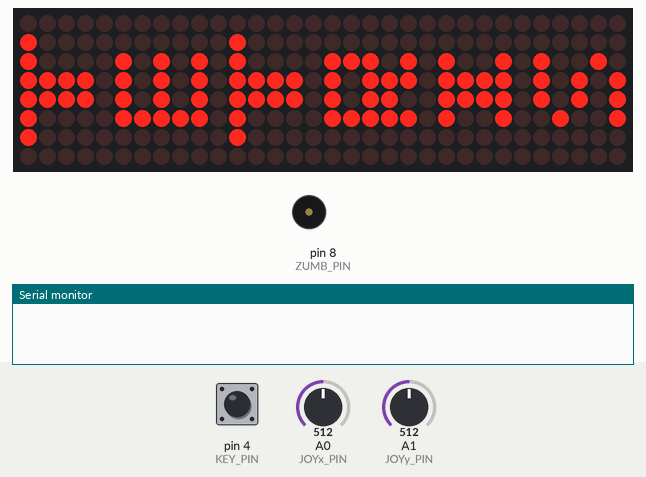
The sketch below on a simulated Arduino Uno, built with avr-gcc and run on an emulated ATmega328P. Parts: 32×8 LED matrix, buzzer (waves = sounding), the last lines printed to the serial monitor. The inputs (shaded band) are chosen by the test bench; at power-on: pin 4 (KEY_PIN) HIGH, A0 (JOYx_PIN) = 512, A1 (JOYy_PIN) = 512. Random numbers use the default seed unless the sketch sets one.

Above: at 1.2 s.
1.3 s: pin 4 (KEY_PIN) pulled LOW for 0.15 s
At 1.62 s:
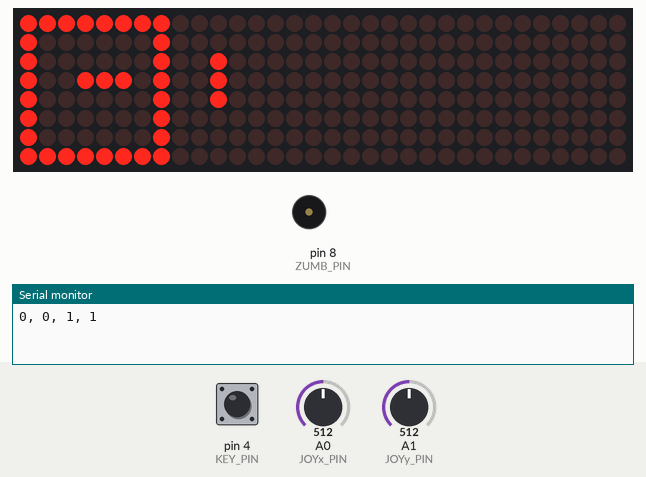
3.2 s: A0 (JOYx_PIN) set to 585
5.0 s: A0 (JOYx_PIN) set to 616
At 6.11 s:
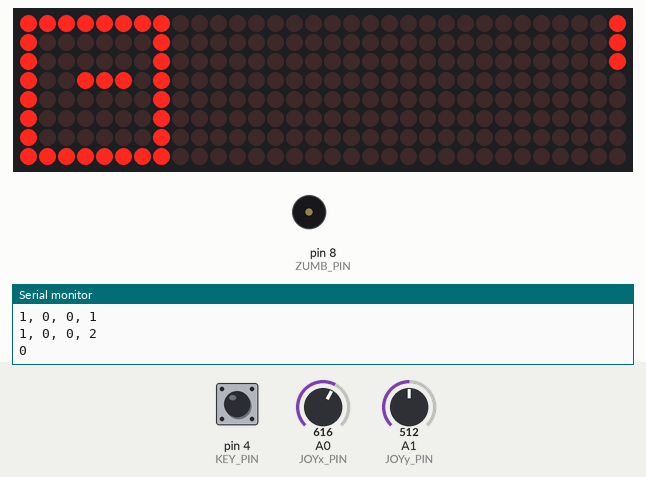
7.0 s: A1 (JOYy_PIN) set to 585
9.2 s: A1 (JOYy_PIN) set to 609
At 10.8 s:
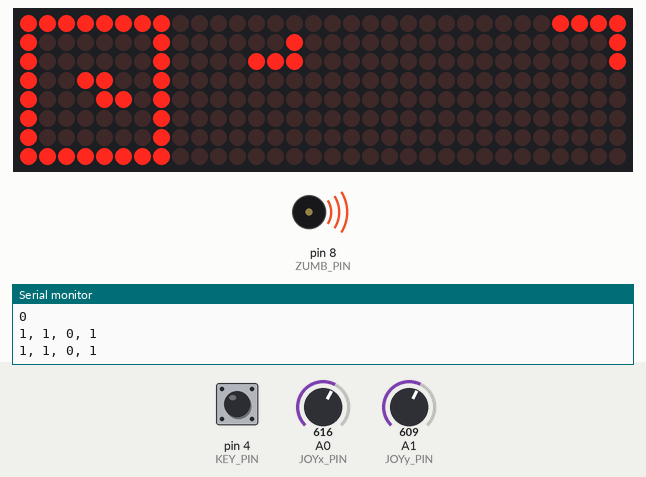
11.2 s: pin 4 (KEY_PIN) pulled LOW for 1 s
At 14.74 s:
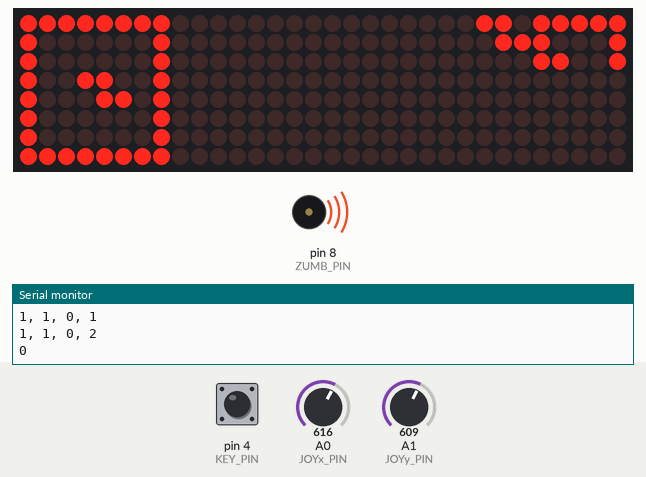
Timing chart, 0 to 16.6 s (numbered marks = the images above; inputs shaded):
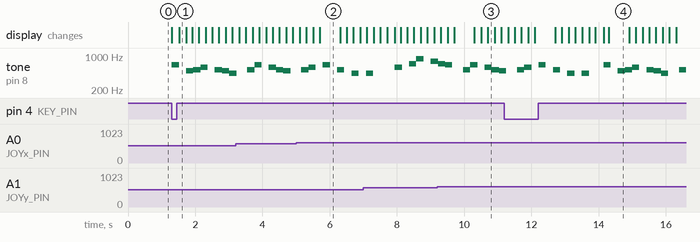

Measured:
- the behaviour switches between 600 and 601 on A0 (JOYx_PIN) (found by bisection; images 1 and 2)
- the behaviour switches between 600 and 601 on A1 (JOYy_PIN) (found by bisection; images 2 and 3)
- after the input at 1.3 s, tone on pin 8 (ZUMB_PIN): plays 658 Hz for 0.21 s, 493 Hz for 0.21 s, 522 Hz for 0.21 s, 586 Hz for 0.21 s, 522 Hz for 0.21 s, 493 Hz for 0.21 s … (7 notes in this stretch), starting at once; the display: first changes at once (image 1 shows a later state)
- what the display in image 2 shows lasts 0.6 s, from 5.7 s to 6.3 s

The sketch:

tetris.ino
```cpp
#define KEY_PIN 4
#define JOYx_PIN A0
#define JOYy_PIN A1

#define ZUMB_PIN 8

#define CLK_PIN 13   // or SCK
#define DATA_PIN 11  // or MOSI
#define CS_PIN 10    // or SS

#define HARDWARE_TYPE MD_MAX72XX::FC16_HW
#define MAX_DEVICES 4

#include "controles.h"
#include "musica.h"
#include "reproductor.h"
#include "Pantalla.h"
#include "game.h"

uint8_t FPS = 5; // Ejecuciones de la pantalla por segundo

bool play;

void setup()
{
  Serial.begin(115200);

  rep_setup(ZUMB_PIN, tema_principal, 140, 2);

  controles_setup(KEY_PIN, JOYx_PIN, JOYy_PIN);

  game_setup(FPS);

  MD_setup();

  pantalla_inicio();
}

void loop()
{
  informacion();
  if(play)
  {
    rep_play();
    play = game_play();

    if(!play)
    {
      rep_stop();
      game_reset();
      resetMD();
      pantalla_inicio();
    }
  }else
  {
    play = get_KEY();

    if(play)
    {
      resetMD();
      for (uint8_t i = 0; i < 8; i++)
      {
        escribir_fila(31-i, CUADRADO_JUEGO[i]);
      }
    }
  }
  // delay(500);
  // Serial.println(" >loop");
}
```

Pantalla.h
```cpp
#ifndef PANTALLA
#define PANTALLA

#include "Arduino.h"
#include "sprites.h"
#include <MD_MAX72xx.h>

#define ROW_SIZE 8  // tamaño del modulo
#define COL_SIZE (MAX_DEVICES * ROW_SIZE)

MD_MAX72XX mx = MD_MAX72XX(HARDWARE_TYPE, DATA_PIN, CLK_PIN, CS_PIN, MAX_DEVICES);

//Limpiar pantalla
void resetMD() {
  mx.control(MD_MAX72XX::INTENSITY, MAX_INTENSITY / 8);
  mx.control(MD_MAX72XX::UPDATE, MD_MAX72XX::ON);
  mx.clear();
}

//Iniciar pantalla
void MD_setup() {
  mx.begin();
  resetMD();
}

void pantalla_inicio(){
  for(uint8_t k = 0; k < 32; k++){
    mx.setColumn(k, PANTALLA_INICIO[31-k]);
  }
}

// Funciones

uint8_t leer_fila(uint8_t i){
  return mx.getColumn(i);
}

void escribir_fila(uint8_t i, uint8_t value){
  mx.setColumn(i, value);
}

void escribir_sprite(uint8_t i, const sprite form){
  sprite pantalla = {mx.getColumn(i+1), mx.getColumn(i), mx.getColumn(i-1)};
  sprite box;
  for(uint8_t k = 0; k < 3; k++){
    box[k] = form[k] | pantalla[k];
  }
  mx.setColumn(i+1, box[0]);
  mx.setColumn(i, box[1]);
  if (i>0)
    mx.setColumn(i-1, box[2]);
}

void borrar_sprite(uint8_t i, const sprite form){
  sprite pantalla = {mx.getColumn(i+1), mx.getColumn(i), mx.getColumn(i-1)};
  sprite box;
  for(uint8_t k = 0; k < 3; k++){
    box[k] = pantalla[k] & (~form[k]);
  }
  mx.setColumn(i+1, box[0]);
  mx.setColumn(i, box[1]);
  mx.setColumn(i-1, box[2]);
}

void barrido_pantalla(uint8_t i, uint8_t max){
  uint8_t value;
  for(uint8_t k = i; k < max; k++){
    if (k + 1 == max){
      value = 0b00000000;
    }else{
      value = mx.getColumn(k + 1);
    }
    mx.setColumn(k, value);
  }
}

#endif
```

controles.h
```cpp
#ifndef CONTROLES
#define CONTROLES

#include "Arduino.h"

typedef struct {
  int KEY;
  int JOYx;
  int JOYy;
} Pines ;

typedef struct {
  int direccion;
  bool doble;
  bool pulsar;
} Cursor ;

Cursor cursor;

Pines pin;

void controles_setup(int KEY, int JOYx, int JOYy){
  pin.KEY = KEY;
  pin.JOYx = JOYx;
  pin.JOYy = JOYy;
  pinMode(pin.KEY, INPUT_PULLUP);
}

bool KEY_read(){
  return (digitalRead(pin.KEY) == LOW);
}

int JOYx_read(){
  if (analogRead(pin.JOYx) > 600){
    return 1;
  }
  else if (analogRead(pin.JOYx) < 400){
    return -1;
  }
  else{
    return 0;
  }
}

bool JOYy_read(){
  return analogRead(pin.JOYy) > 600;
}

void informacion(){
  cursor.doble = cursor.doble || JOYy_read();
  cursor.pulsar = cursor.pulsar || KEY_read();

  int J = JOYx_read();

  if (J != 0){
    cursor.direccion = J;
  }
}

bool get_KEY(){
  bool retorn = cursor.pulsar;
  cursor.pulsar = false;
  return retorn;
}

bool get_JOYy(){
  bool retorn = cursor.doble;
  cursor.doble = false;
  return retorn;
}

int get_JOYx(){
  int retorn = cursor.direccion;
  cursor.direccion = 0;
  return retorn;
}

#endif
```

game.h
```cpp
#ifndef GAME
#define GAME

#include <stdint.h>
#include "Arduino.h"
#include "sprites.h"

#define POSx_DEF 3

enum game_fase{
  NEW_PIECE, MOVEMENT, CHECKOUT, FALL
};

typedef struct {
  sprite form;
  int8_t pos_x; // posicion % 8
  int8_t pos_y; // posicion % map_size
  uint8_t rot; // rotacion % 4
  uint8_t num; // numero de pieza [0-6]
} Pieza;

typedef struct {
  unsigned long inv_fps;
  game_fase state;
  uint8_t next;
  Pieza pieza;
  Pieza hitbox;
  uint8_t map_size;
} Game;

Game game;

// =======================================================================

void game_setup(uint8_t FPS, uint8_t map_size = 24){
  game.inv_fps = 1000 / FPS;
  game.state = NEW_PIECE;
  game.map_size = map_size;
  game.next = 7;
  randomSeed(millis());
}

void game_change_FPS(uint8_t FPS){
  game.inv_fps = 1000 / FPS;
}

// ======================================================================

bool game_check_x_mov(sprite box, bool right){
  bool retorn = true;

  if (right) { // derecha
    for (uint8_t i = 0; i < 3; i++){
      retorn = retorn && ((box[i] % 2) == 0);
    }
  } else { // izquierda
    for (uint8_t i = 0; i < 3; i++){
      retorn = retorn && (box[i] < 0b10000000);
    }
  }
  return retorn;
}

void game_x_mov(Pieza *box){
  uint8_t i;
  uint8_t j;

  if (box->pos_x > POSx_DEF)
  {
    for (i = POSx_DEF; i < box->pos_x; i++)
    {
      if (game_check_x_mov(box->form, true))
      { // mover el sprite
        for (j = 0; j < 3; j++){
          box->form[j] = box->form[j] >> 1;
        }
      }else
      { // reasignar la posicion (era excesiva)
        box->pos_x = i;
        break;
      }
    }
  } else if (box->pos_x < POSx_DEF)
  {
    for (i = POSx_DEF; i > box->pos_x; i--)
    {
      if (game_check_x_mov(box->form, false))
      { // mover el sprite
        for (j = 0; j < 3; j++){
          box->form[j] = box->form[j] << 1;
        }
      }else
      { // reasignar la posicion (era excesiva)
        box->pos_x = i;
        break;
      }
    }
  }
}

bool game_check_hitbox(Pieza *hitbox){
  game_x_mov(hitbox);

  sprite box;

  copiar_sprite(&box, &(hitbox->form));

  int8_t pos_y = hitbox->pos_y;

  bool retorn = true;

  if(0 == pos_y)
  {
    retorn = retorn && ((leer_fila(1) & box[0]) == 0);
    retorn = retorn && ((leer_fila(0) & box[1]) == 0);
    retorn = retorn && (box[2] == 0);
  }
  else if (game.map_size - 1 == pos_y)
  {
    retorn = retorn && (box[0] == 0);
    retorn = retorn && ((leer_fila(game.map_size)     & box[0]) == 0);
    retorn = retorn && ((leer_fila(game.map_size - 1) & box[2]) == 0);
  }
  else if (pos_y < 0 || pos_y > game.map_size)
  {
    return false;
  }
  else{
    retorn = retorn && ((leer_fila(pos_y + 1) & box[0]) == 0);
    retorn = retorn && ((leer_fila(pos_y)     & box[1]) == 0);
    retorn = retorn && ((leer_fila(pos_y - 1) & box[2]) == 0);
  }

  return retorn;
}

// ======================================================================

bool game_new_piece(){

  if(game.next != 7){

    borrar_sprite(27, PIEZAS[0][game.next]);

    game.hitbox.num = game.next;

  }else{
    game.hitbox.num = random(7);
  }

  game.next = random(7);

  escribir_sprite(27, PIEZAS[0][game.next]);

  // preparar la hitbox
  game.hitbox.rot = 0;
  game.hitbox.pos_x = POSx_DEF;
  game.hitbox.pos_y = game.map_size - 2;

  // preparar la pieza
  if (game_check_hitbox(&(game.hitbox))){
    game.pieza = game.hitbox;
    escribir_sprite(game.pieza.pos_y, game.pieza.form);
  }
  else{
    return false; // GAME OVER
  }
  game.state = MOVEMENT;
  return true;
}

void game_movement(){
  int JOYx = get_JOYx();
  bool JOYy = get_JOYy();
  bool KEY = get_KEY();

  Serial.print(JOYx);
  Serial.print(", ");
  Serial.print(JOYy);
  Serial.print(", ");
  Serial.print(KEY);
  Serial.print(", ");

  if(JOYx > 0){
    game.hitbox.pos_x++;
  }else if (JOYx < 0){
    game.hitbox.pos_x--;
  }
  game.hitbox.pos_y -= (JOYy)? 2 : 1;
  if(KEY){
    game.hitbox.rot++;
    game.hitbox.rot = game.hitbox.rot % 4;
  }
  copiar_sprite(&(game.hitbox.form), &PIEZAS[game.hitbox.rot][game.hitbox.num]);

  borrar_sprite(game.pieza.pos_y, game.pieza.form);

  if(game_check_hitbox(&(game.hitbox)))
  {
    game.pieza = game.hitbox;
  }else{
    if(JOYy || KEY)
    {
      game.hitbox.pos_y++;

      if(game_check_hitbox(&(game.hitbox)))
      {
        game.pieza = game.hitbox;
      }else{
        game.state = CHECKOUT;
      }
    }else{
      game.state = CHECKOUT;
    }
  }
  escribir_sprite(game.pieza.pos_y, game.pieza.form);
}

void game_checkout(){
  for(uint8_t i = 0; i < game.map_size; i++){
    if(leer_fila(i) == 0b11111111)
    {
      escribir_fila(i, 0b00000000);

      game.state = FALL;
      return;
    }
  }
  game.state = NEW_PIECE;
}

void game_fall(){
  game.state = CHECKOUT;
  for(uint8_t i = 0; i < game.map_size; i++){
    if(leer_fila(i) == 0b00000000)
    {
      barrido_pantalla(i, game.map_size);
      break;
    }
  }
}

// ======================================================================

bool game_play(){
  static unsigned long prev = 0;
  unsigned long time = millis();

  if(time - prev >= game.inv_fps){
    prev = time;

    switch (game.state) {
      case CHECKOUT:
        game_checkout();
        break;

      case FALL:
        game_fall();
        break;

      case MOVEMENT:
        game_movement();
        break;

      case NEW_PIECE:
        return game_new_piece();
        break;

      default:
        game_checkout();
    }
    Serial.println(game.state);
  }
  return true;
}

void game_reset(){
  game.state = NEW_PIECE;
  game.next = 7;
  game.pieza = {{0,0,0}, 0, 0, 0, 0};
  game.hitbox = {{0,0,0}, 0, 0, 0, 0};
}

#endif
```

reproductor.h
```cpp
#ifndef REPRODUCTOR
#define REPRODUCTOR

#include "Arduino.h"
#include "musica.h"
#include <stdint.h>

int elongacion_to_duracion(uint8_t elong, int t_ref) {
  t_ref *= elong;
  int duracion = t_ref;  // semicorchera
  return duracion;
}

int nota_to_freq(const uint8_t nota, const uint8_t tesitura) {
  if (tesitura < 1) {
    return 0;
  }

  uint8_t diff_tes = (tesitura - 4);

  int frecuencia = (diff_tes >= 0) ? (NOTES[nota] << diff_tes) : (NOTES[nota] >> abs(diff_tes));

  return frecuencia;
}

//==============================================================================================================

typedef struct {
  uint8_t elong_left;
  uint8_t step;
  note nota_actual;
} Player;

typedef struct {
  int pin;
  note *melody;

  uint8_t BPM;
  int8_t subdivision;
  unsigned long t_interval;
  Player player;
} Reproductor;

Reproductor rep;

void rep_change_BPM(uint8_t BPM){
  rep.BPM = BPM;
  if (rep.subdivision > 0)
    rep.t_interval = (60000 / BPM) >> rep.subdivision;
  else
    rep.t_interval = (60000 / BPM) << rep.subdivision;
};

void rep_setup(int pin, const note *melody, uint8_t BPM, int8_t subdivision){
  Player player = {0, 0, melody[0]};

  rep.pin = pin;
  rep.melody = melody;
  rep.subdivision = subdivision;
  rep.player = player;

  rep_change_BPM(BPM);

  pinMode(pin, OUTPUT);
};

// ==================================================================================================================================

void rep_test(unsigned long period){
  static unsigned long prev;
  static bool tone_state;

  unsigned long time = millis();

  if (time - prev >= period) {
    prev = time;

    if (tone_state) {
      tone_state = false;
      noTone(rep.pin);
    } else {
      tone_state = true;
      tone(rep.pin, 440);
    }
  }
};

void rep_play(){
  static unsigned long prev;
  unsigned long time = millis();

  if (time - prev >= rep.t_interval) {
    prev = time;

    note nota_actual = rep.player.nota_actual;

    if (rep.player.elong_left < 1) {
      nota_actual = rep.melody[rep.player.step];

      if (nota_actual.elongacion == 0)  // fin de melodia -> Repetir Bucle
      {
        rep.player.step = 0;
        nota_actual = rep.melody[rep.player.step];
      }

      rep.player.elong_left = nota_actual.elongacion;

      if (nota_actual.tesitura > 0)  // Nota
      {
        // unsigned long duracion = player_period * elong_left;
        int freq = nota_to_freq(nota_actual.nota, nota_actual.tesitura);
        tone(rep.pin, freq);
        // tone(pin, freq, duracion);
      } else { // Silencio
        noTone(rep.pin);
      }

      rep.player.step++;

    } else {
      rep.player.elong_left--;
    }
  }
};


void rep_stop(){
  noTone(rep.pin);
  rep.player.elong_left = 0;
  rep.player.step = 0;
};

#endif
```

sprites.h
```cpp
#ifndef SPRITES
#define SPRITES

#include <stdint.h>

typedef uint8_t sprite[3];

void copiar_sprite(sprite * s_out, const sprite * s_in){
  for(uint8_t k = 0; k < 3; k++){
    (*s_out)[k] = (*s_in)[k];
  }
}

const uint8_t PANTALLA_INICIO[32] = {
    //Dibujo inicial 8x32
    0b01111110,
    0b00011000,
    0b00011000,
    0b00011000,
    0b00000000,
    0b00111100,
    0b00100000,
    0b00111100,

    0b00100000,
    0b00111100,
    0b00000000,
    0b01111110,
    0b00011000,
    0b00011000,
    0b00011000,
    0b00000000,

    0b00111100,
    0b00100100,
    0b00111100,
    0b00111000,
    0b00101100,
    0b00000000,
    0b00111100,
    0b00011000,

    0b00011000,
    0b00111100,
    0b00000000,
    0b00011100,
    0b00100000,
    0b00011000,
    0b00000100,
    0b00111000,
};

const uint8_t CUADRADO_JUEGO[8] = {
    0b11111111,
    0b10000001,
    0b10000001,
    0b10000001,
    0b10000001,
    0b10000001,
    0b10000001,
    0b11111111,
};

const sprite PIEZAS[4][7] = {
    { // orientacion 0
        { // I
            0b00001000,
            0b00001000,
            0b00001000,
        },
        { // J
            0b00001000,
            0b00001000,
            0b00011000,
        },
        { // L
            0b00010000,
            0b00010000,
            0b00011000,
        },
        { // O
            0b00011000,
            0b00011000,
            0b00000000,
        },
        { // T
            0b00000000,
            0b00011100,
            0b00001000,
        },
        { // S
            0b00010000,
            0b00011000,
            0b00001000,
        },
        { // Z
            0b00001000,
            0b00011000,
            0b00010000,
        }
    },
    { // orientacion 1
        { // I
            0b00000000,
            0b00011100,
            0b00000000,
        },
        { // J
            0b00010000,
            0b00011100,
            0b00000000,
        },
        { // L
            0b00000000,
            0b00111000,
            0b00100000,
        },
        { // O
            0b00011000,
            0b00011000,
            0b00000000,
        },
        { // T
            0b00001000,
            0b00011000,
            0b00001000,
        },
        { // S
            0b00001100,
            0b00011000,
            0b00000000,
        },
        { // Z
            0b00011000,
            0b00001100,
            0b00000000,
        }
    },
    { // orientacion 2
        { // I
            0b00001000,
            0b00001000,
            0b00001000,
        },
        { // J
            0b00001100,
            0b00001000,
            0b00001000,
        },
        { // L
            0b00110000,
            0b00010000,
            0b00010000,
        },
        { // O
            0b00011000,
            0b00011000,
            0b00000000,
        },
        { // T
            0b00001000,
            0b00011100,
            0b00000000,
        },
        { // S
            0b00001000,
            0b00001100,
            0b00000100,
        },
        { // Z
            0b00000100,
            0b00001100,
            0b00001000,
        }
    },
    { // orientacion 3
        { // I
            0b00000000,
            0b00011100,
            0b00000000,
        },
        { // J
            0b00000000,
            0b00011100,
            0b00000100,
        },
        { // L
            0b00001000,
            0b00111000,
            0b00000000,
        },
        { // O
            0b00011000,
            0b00011000,
            0b00000000,
        },
        { // T
            0b00001000,
            0b00001100,
            0b00001000,
        },
        { // S
            0b00000000,
            0b00001100,
            0b00011000,
        },
        { // Z
            0b00000000,
            0b00011000,
            0b00001100,
        }
    }
};

#endif
```

Source omitted: musica.h (data table, 5393 bytes)
